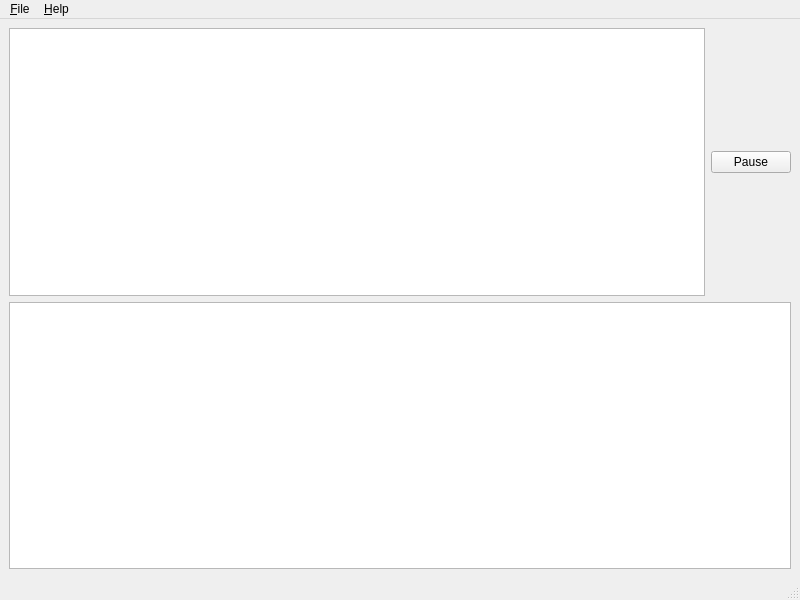
<?xml version="1.0" encoding="UTF-8"?>
<ui version="4.0">
 <class>MainWindow</class>
 <widget class="QMainWindow" name="MainWindow">
  <property name="geometry">
   <rect>
    <x>0</x>
    <y>0</y>
    <width>800</width>
    <height>600</height>
   </rect>
  </property>
  <property name="windowTitle">
   <string>MainWindow</string>
  </property>
  <widget class="QWidget" name="centralwidget">
   <layout class="QVBoxLayout" name="verticalLayout">
    <item>
     <layout class="QHBoxLayout" name="horizontalLayout">
      <item>
       <widget class="QPlainTextEdit" name="ptd_tmp"/>
      </item>
      <item>
       <widget class="QPushButton" name="ptn_pause_resume">
        <property name="text">
         <string>Pause</string>
        </property>
       </widget>
      </item>
     </layout>
    </item>
    <item>
     <widget class="QPlainTextEdit" name="ptd_input_log"/>
    </item>
   </layout>
  </widget>
  <widget class="QMenuBar" name="menubar">
   <property name="geometry">
    <rect>
     <x>0</x>
     <y>0</y>
     <width>800</width>
     <height>31</height>
    </rect>
   </property>
   <widget class="QMenu" name="menu_File">
    <property name="title">
     <string>&amp;File</string>
    </property>
    <addaction name="action_Config"/>
    <addaction name="separator"/>
    <addaction name="action_Exit"/>
   </widget>
   <widget class="QMenu" name="menu_About">
    <property name="title">
     <string>&amp;Help</string>
    </property>
    <addaction name="action_Content"/>
    <addaction name="separator"/>
    <addaction name="action_About"/>
   </widget>
   <addaction name="menu_File"/>
   <addaction name="menu_About"/>
  </widget>
  <widget class="QStatusBar" name="statusbar"/>
  <action name="action_Content">
   <property name="text">
    <string>&amp;Content</string>
   </property>
  </action>
  <action name="action_About">
   <property name="text">
    <string>&amp;About</string>
   </property>
  </action>
  <action name="action_Exit">
   <property name="text">
    <string>&amp;Exit</string>
   </property>
  </action>
  <action name="action_Config">
   <property name="text">
    <string>&amp;Preference</string>
   </property>
  </action>
 </widget>
 <resources/>
 <connections/>
</ui>
